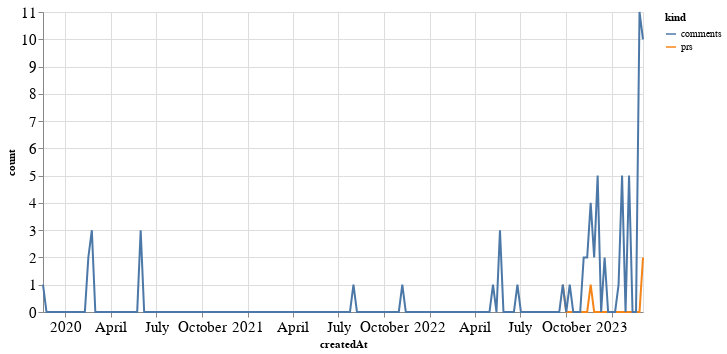

Notebook cell for this chart:
### Code cell
alt.Chart(total_time, width=600).mark_line().encode(
    x='createdAt',
    y='count',
    color='kind'
)

### Figure 1 — Vega-Lite specification as saved in the notebook (floating-point values rounded to 4 significant figures; data arrays with more than 128 entries replaced by an {"elided": "..."} marker saying what was removed)
{"config": {"axisLeft": {"labelFontSize": 15}, "axisBottom": {"labelFontSize": 15}}, "data": {"name": "data-187599af6e9695b2c3b14e90c082bbc2"}, "mark": "line", "encoding": {"color": {"field": "kind", "type": "nominal"}, "x": {"field": "createdAt", "type": "temporal"}, "y": {"field": "count", "type": "quantitative"}}, "width": 600, "$schema": "https://vega.github.io/schema/vega-lite/v4.17.0.json", "datasets": {"data-187599af6e9695b2c3b14e90c082bbc2": {"elided": "346 records"}}}
